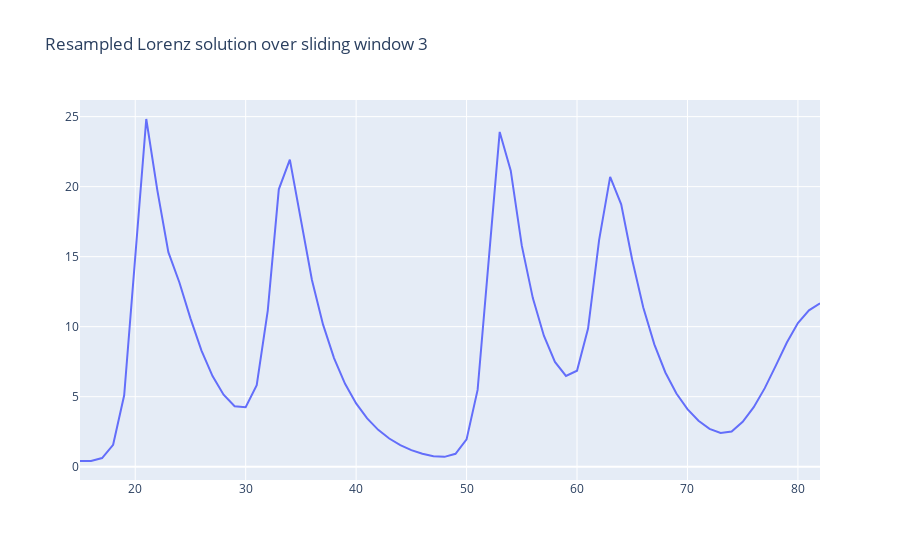

Notebook cell for this chart:
### Markdown cell above
For comparison, here is the portion of time series containing the data which originates this point cloud. Notice the quasi-periodicity, corresponding to the loop in the point cloud.

### Code cell
embedded_begin, embedded_end = SW.slice_windows(X_windows)[window_number]
window_indices = np.arange(embedded_begin, embedded_end + optimal_time_delay * (optimal_embedding_dimension - 1))
fig = px.line(title=f"Resampled Lorenz solution over sliding window {window_number}")
fig.add_scatter(x=window_indices, y=X_sampled[window_indices], name="X_sampled")
fig.show()

### Figure 1 — Plotly figure (JSON) as saved in the notebook; plotly's stock layout.template omitted (floating-point values rounded to 4 significant figures)
{"data": [{"name": "X_sampled", "type": "scatter", "x": [15, 16, 17, 18, 19, 20, 21, 22, 23, 24, 25, 26, 27, 28, 29, 30, 31, 32, 33, 34, 35, 36, 37, 38, 39, 40, 41, 42, 43, 44, 45, 46, 47, 48, 49, 50, 51, 52, 53, 54, 55, 56, 57, 58, 59, 60, 61, 62, 63, 64, 65, 66, 67, 68, 69, 70, 71, 72, 73, 74, 75, 76, 77, 78, 79, 80, 81, 82], "y": [0.4135, 0.4067, 0.6163, 1.564, 5.104, 14.99, 24.83, 19.75, 15.32, 13.16, 10.59, 8.286, 6.473, 5.141, 4.314, 4.241, 5.819, 11.15, 19.81, 21.93, 17.53, 13.33, 10.16, 7.755, 5.919, 4.517, 3.448, 2.633, 2.012, 1.541, 1.185, 0.9232, 0.7515, 0.7023, 0.9236, 1.951, 5.486, 14.58, 23.91, 21.14, 15.78, 12.04, 9.355, 7.482, 6.479, 6.854, 9.865, 16.18, 20.69, 18.73, 14.76, 11.36, 8.734, 6.728, 5.223, 4.111, 3.282, 2.705, 2.404, 2.508, 3.202, 4.252, 5.609, 7.217, 8.871, 10.26, 11.17, 11.66]}], "layout": {"legend": {"tracegroupgap": 0}, "title": {"text": "Resampled Lorenz solution over sliding window 3"}, "xaxis": {"anchor": "y", "domain": [0, 1]}, "yaxis": {"anchor": "x", "domain": [0, 1]}}}
